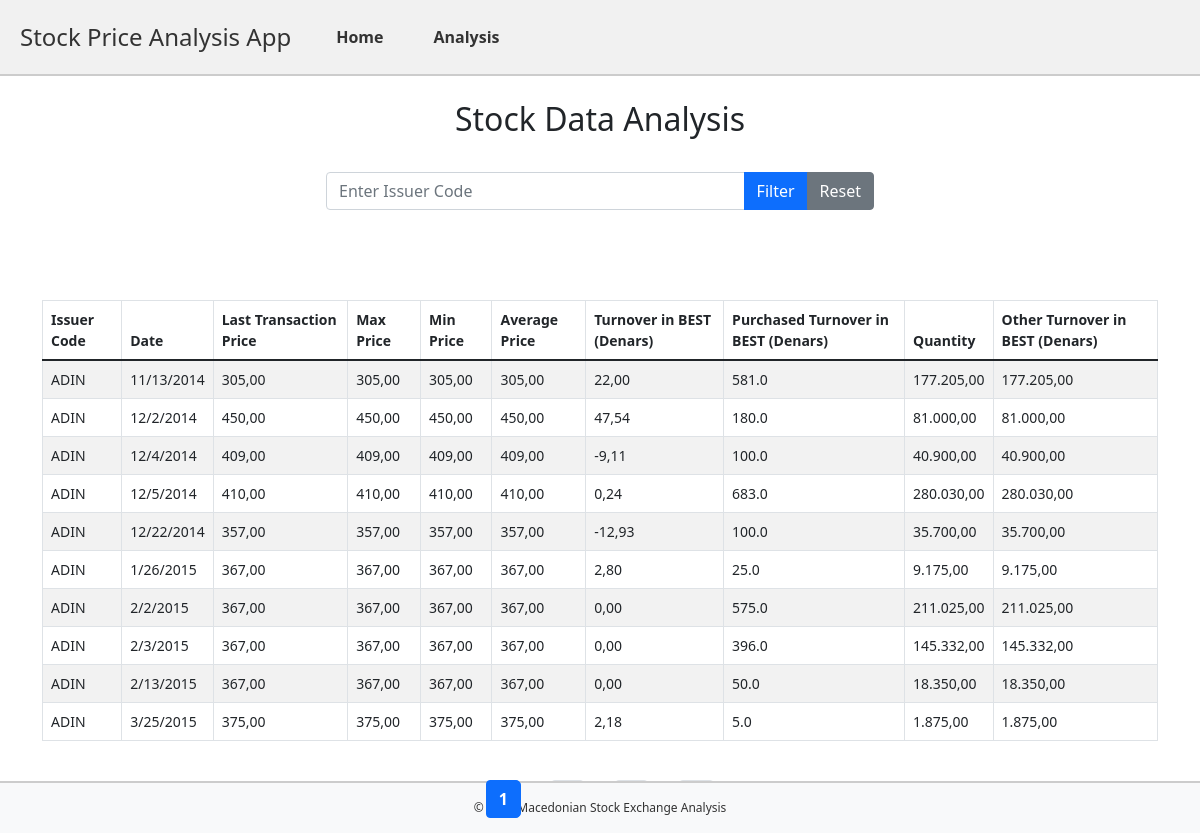
The app's page /analysis with its own data.
### tables this page shows
CREATE TABLE stock_data (
    Код_на_издавач TEXT,
    Датум TEXT,
    Цена_на_последна_трансакција REAL,
    Мак_ REAL,
    Мин_ REAL,
    Просечна_цена REAL,
    Промет_во_БЕСТ_во_денари REAL,
    Вкупен_промет_во_денари REAL,
    Количина REAL,
    Промет_во_БЕСТ_во_денари_друга REAL
);

### app.py (the view)
@app.route('/analysis')
def analysis():
    issuer = request.args.get('issuer', default='', type=str).strip()
    page = request.args.get('page', default=1, type=int)
    limit = 10  # Rows per page
    conn = sqlite3.connect('stock_data.db')
    cursor = conn.cursor()
    query = "SELECT * FROM stock_data WHERE 1=1"
    params = []
    if issuer:
        query += " AND Код_на_издавач = ?"
        params.append(issuer)
    count_query = f"SELECT COUNT(*) FROM stock_data WHERE 1=1"
    if issuer:
        count_query += " AND Код_на_издавач = ?"
    cursor.execute(count_query, [issuer] if issuer else [])
    total_rows = cursor.fetchone()[0]
    total_pages = (total_rows + limit - 1) // limit
    query += " LIMIT ? OFFSET ?"
    params.extend([limit, (page - 1) * limit])
    cursor.execute(query, params)
    rows = cursor.fetchall()
    stock_data = [
        {
            'Код_на_издавач': row[0],
            'Датум': row[1],
            'Цена_на_последна_трансакција': row[2],
            'Макс': row[3],
            'Мин': row[4],
            'Просечна_цена': row[5],
            'Промет_во_БЕСТ_во_денари': row[6],
            'Купен_промет_во_денари': row[7],
            'Количина': row[8],
            'Промет_во_Бест_во_денари_друга': row[9],
        }
        for row in rows
    ]
    conn.close()
    return render_template(
        'analysis.html',
        stock_data=stock_data,
        page=page,
        total_pages=total_pages,
        issuer=issuer,
        max=max,
        min=min,
    )

### templates/analysis.html (shortened to what this page needs)
<!DOCTYPE html>
<html lang="en">
<head>
    <link rel="stylesheet" href="{{ url_for('static', filename='css/style.css') }}">
    <link rel="stylesheet" href="https://cdnjs.cloudflare.com/ajax/libs/bootstrap/5.1.3/css/bootstrap.min.css">
</head>
<body>
    <header>
    <h1>Stock Price Analysis App</h1>
    <nav>
        <ul>
            <li><a href="/">Home</a></li>
            <li><a href="/analysis">Analysis</a></li>
        </ul>
    </nav>
    </header>
    <div class="content container mt-4">
        <h2 class="text-center">Stock Data Analysis</h2>
        <div class="filter-section mt-4 mb-5">
            <form method="get" action="/analysis" class="d-flex justify-content-center">
                <div class="input-group w-50">
                    <input type="text" id="issuer" name="issuer" class="form-control" placeholder="Enter Issuer Code" value="{{ request.args.get('issuer', '') }}">
                    <button type="submit" class="btn btn-primary">Filter</button>
                    <a href="/analysis" class="btn btn-secondary">Reset</a>
                </div>
            </form>
        </div>
        <table class="table table-bordered table-striped">
            <thead>
                <tr>
                    <th>Issuer Code</th>
                    <th>Date</th>
                    <th>Last Transaction Price</th>
                    <th>Max Price</th>
                    <th>Min Price</th>
                    <th>Average Price</th>
                    <th>Turnover in BEST (Denars)</th>
                    <th>Purchased Turnover in BEST (Denars)</th>
                    <th>Quantity</th>
                    <th>Other Turnover in BEST (Denars)</th>
                </tr>
            </thead>
            <tbody>
                {% for data in stock_data %}
                <tr>
                    <td>{{ data.Код_на_издавач }}</td>
                    <td>{{ data.Датум }}</td>
                    <td>{{ data.Цена_на_последна_трансакција }}</td>
                    <td>{{ data.Макс }}</td>
                    <td>{{ data.Мин }}</td>
                    <td>{{ data.Просечна_цена }}</td>
                    <td>{{ data.Промет_во_БЕСТ_во_денари }}</td>
                    <td>{{ data.Купен_промет_во_денари }}</td>
                    <td>{{ data.Количина }}</td>
                    <td>{{ data.Промет_во_Бест_во_денари_друга }}</td>
                </tr>
                {% endfor %}
            </tbody>
        </table>
        <div class="pagination-container mt-4">
            <nav aria-label="Page navigation">
                <ul class="pagination justify-content-center">
                    {% for p in range(max(1, page-2), min(total_pages+1, page+3)) %}
                    <li class="page-item {% if p == page %}active{% endif %}">
                        <a class="page-link" href="{{ url_for('analysis', page=p, issuer=request.args.get('issuer', '')) }}">{{ p }}</a>
                    </li>
                    {% endfor %}
                    {% if page < total_pages %}
                    <li class="page-item">
                        <a class="page-link" href="{{ url_for('analysis', page=page+1, issuer=request.args.get('issuer', '')) }}" aria-label="Next">&raquo;</a>
                    </li>
                    {% endif %}
                </ul>
            </nav>
        </div>
    </div>
    <footer>
        <div class="container">
            <span>&copy; 2024 Macedonian Stock Exchange Analysis</span>
        </div>
    </footer>
</body>
</html>

### static/css/style.css (style rules this page uses)
body, html { height: 100%; margin: 0; }
body { display: flex; flex-direction: column; }
body { font-family: Arial, sans-serif; margin: 0; padding: 0; background-color: #ffffff; color: #303035; }
header { background: #f1f1f1; color: #333; padding: 10px 20px; text-align: left; display: flex; align-items: center; border-bottom: 2px solid #ccc; }
header h1 { margin: 0; font-size: 24px; margin-right: 20px; }
nav ul { list-style: none; padding: 0; margin: 0; display: flex; justify-content: flex-start; }
nav ul li { margin: 15px; }
nav ul li a { color: #333; text-decoration: none; font-weight: bold; padding: 5px 10px; border-radius: 5px; transition: background-color 0.3s ease; }
footer { background-color: #f1f1f1; text-align: center; padding: 5px 0; width: 100%; position: fixed; bottom: 0; font-size: 12px; color: #333; border-top: 2px solid #ccc; }
form { text-align: center; padding: 10px; margin-bottom: 80px; }
button { padding: 10px 20px; font-size: 16px; }
.btn-primary { background-color: #303035; border-color: #303035; }
.table { font-size: 14px; margin-top: 20px; }
.table th { background-color: #f8f8f8; font-weight: bold; }

### templates/analysis.html (style rules this page uses)
body { display: flex; flex-direction: column; min-height: 100vh; }
.content { flex: 1; }
footer { background-color: #f8f9fa; text-align: center; padding: 1rem 0; }

### records on screen
stock_data: Код_на_издавач "ADIN", Датум "11/13/2014", Цена_на_последна_трансакција "305,00", Макс "305,00", Мин "305,00", Просечна_цена "305,00", Промет_во_БЕСТ_во_денари "22,00", Купен_промет_во_денари "581.0", Количина "177.205,00", Промет_во_Бест_во_денари_друга "177.205,00"
stock_data: Код_на_издавач "ADIN", Датум "12/2/2014", Цена_на_последна_трансакција "450,00", Макс "450,00", Мин "450,00", Просечна_цена "450,00", Промет_во_БЕСТ_во_денари "47,54", Купен_промет_во_денари "180.0", Количина "81.000,00", Промет_во_Бест_во_денари_друга "81.000,00"
stock_data: Код_на_издавач "ADIN", Датум "12/4/2014", Цена_на_последна_трансакција "409,00", Макс "409,00", Мин "409,00", Просечна_цена "409,00", Промет_во_БЕСТ_во_денари "-9,11", Купен_промет_во_денари "100.0", Количина "40.900,00", Промет_во_Бест_во_денари_друга "40.900,00"
stock_data: Код_на_издавач "ADIN", Датум "12/5/2014", Цена_на_последна_трансакција "410,00", Макс "410,00", Мин "410,00", Просечна_цена "410,00", Промет_во_БЕСТ_во_денари "0,24", Купен_промет_во_денари "683.0", Количина "280.030,00", Промет_во_Бест_во_денари_друга "280.030,00"
stock_data: Код_на_издавач "ADIN", Датум "12/22/2014", Цена_на_последна_трансакција "357,00", Макс "357,00", Мин "357,00", Просечна_цена "357,00", Промет_во_БЕСТ_во_денари "-12,93", Купен_промет_во_денари "100.0", Количина "35.700,00", Промет_во_Бест_во_денари_друга "35.700,00"
stock_data: Код_на_издавач "ADIN", Датум "1/26/2015", Цена_на_последна_трансакција "367,00", Макс "367,00", Мин "367,00", Просечна_цена "367,00", Промет_во_БЕСТ_во_денари "2,80", Купен_промет_во_денари "25.0", Количина "9.175,00", Промет_во_Бест_во_денари_друга "9.175,00"
stock_data: Код_на_издавач "ADIN", Датум "2/2/2015", Цена_на_последна_трансакција "367,00", Макс "367,00", Мин "367,00", Просечна_цена "367,00", Промет_во_БЕСТ_во_денари "0,00", Купен_промет_во_денари "575.0", Количина "211.025,00", Промет_во_Бест_во_денари_друга "211.025,00"
stock_data: Код_на_издавач "ADIN", Датум "2/3/2015", Цена_на_последна_трансакција "367,00", Макс "367,00", Мин "367,00", Просечна_цена "367,00", Промет_во_БЕСТ_во_денари "0,00", Купен_промет_во_денари "396.0", Количина "145.332,00", Промет_во_Бест_во_денари_друга "145.332,00"
stock_data: Код_на_издавач "ADIN", Датум "2/13/2015", Цена_на_последна_трансакција "367,00", Макс "367,00", Мин "367,00", Просечна_цена "367,00", Промет_во_БЕСТ_во_денари "0,00", Купен_промет_во_денари "50.0", Количина "18.350,00", Промет_во_Бест_во_денари_друга "18.350,00"
stock_data: Код_на_издавач "ADIN", Датум "3/25/2015", Цена_на_последна_трансакција "375,00", Макс "375,00", Мин "375,00", Просечна_цена "375,00", Промет_во_БЕСТ_во_денари "2,18", Купен_промет_во_денари "5.0", Количина "1.875,00", Промет_во_Бест_во_денари_друга "1.875,00"

### other values on screen
{{ p }} "1"
